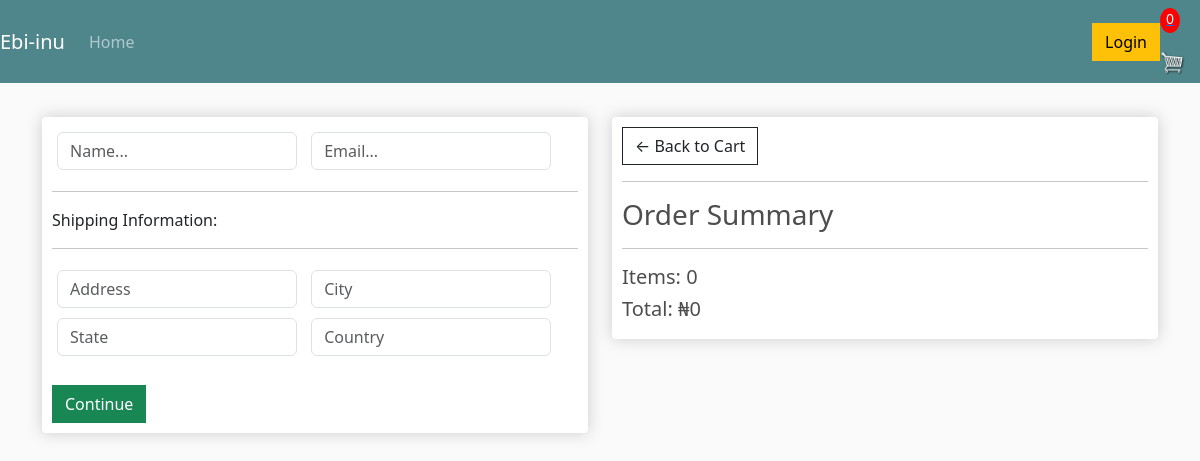
/checkout/ (signed in), run on an earlier commit of the app's database.
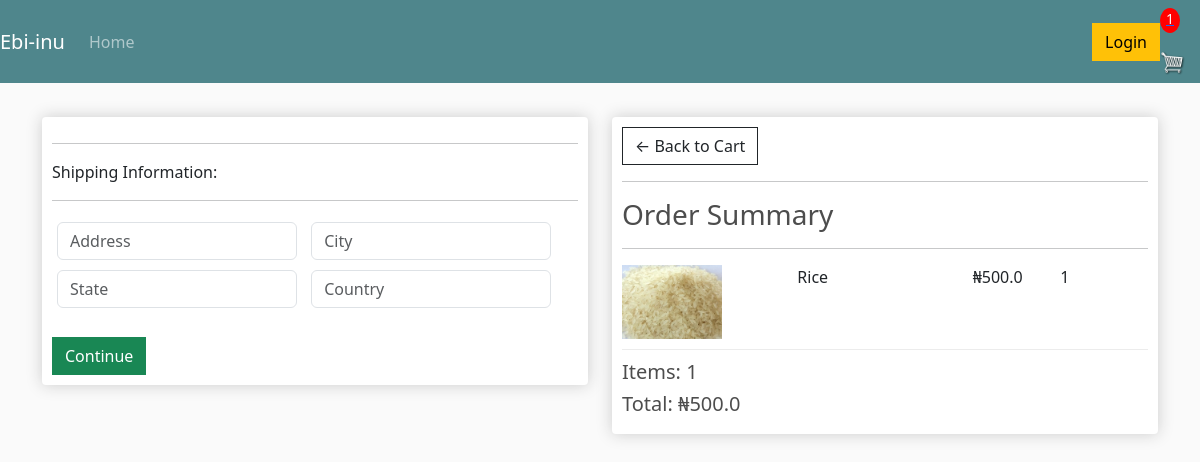
And on a later commit of the database.
### ebi/models.py (models this page shows, shortened)
class Order(models.Model):
    customer = models.ForeignKey(Customer, on_delete=models.SET_NULL, null=True, blank=True)
    date_ordered = models.DateTimeField(auto_now_add=True)
    complete = models.BooleanField(default=False)
    transaction_id = models.CharField(max_length=100, null=True)
    @property
    def shipping(self):
        shipping = False
        orderitems = self.orderitem_set.all()
        for i in orderitems:
            if i.product.digital == False:
                shipping = True
        return shipping
    @property
    def get_cart_total(self):
        orderitems = self.orderitem_set.all()
        total = sum([item.get_total for item in orderitems])
        return total
    @property
    def get_cart_items(self):
        orderitems = self.orderitem_set.all()
        total = sum([item.quantity for item in orderitems])
        return total

class OrderItem(models.Model):
    product = models.ForeignKey(Product, on_delete=models.SET_NULL, null=True)
    order = models.ForeignKey(Order, on_delete=models.SET_NULL, null=True)
    quantity = models.IntegerField(default=0, null=True, blank=True)
    date_added = models.DateTimeField(auto_now_add=True)
    @property
    def get_total(self):
        total = self.product.price * self.quantity
        return total

class Product(models.Model):
    name = models.CharField(max_length=200)
    price = models.DecimalField(max_digits=7, decimal_places=1)
    digital = models.BooleanField(default=False, null=True, blank=True)
    image = models.ImageField(null=True, blank=True)
    @property
    def imageURL(self):
        try:
              url = self.image.url
        except:
             url = ''
        return url

### ebi/views.py (the view)
# urls.py: path('checkout/', views.checkout, name="checkout"),
def checkout(request):
    data = cartData(request)
    cartItems = data['cartItems']
    order = data['order']
    items = data['items']
    context = {'items':items, 'order':order, 'cartItems':cartItems}
    return render(request, 'ebi/checkout.html', context)

### ebi/utils.py (called while the page is built)
def cartData(request):
	if request.user.is_authenticated:
		customer = request.user.customer
		order, created = Order.objects.get_or_create(customer=customer, complete=False)
		items = order.orderitem_set.all()
		cartItems = order.get_cart_items
	else:
		cookieData = cookieCart(request)
		cartItems = cookieData['cartItems']
		order = cookieData['order']
		items = cookieData['items']
	return {'cartItems':cartItems ,'order':order, 'items':items}

### ebi/templates/ebi/checkout.html (shortened to what this page needs)
{% extends 'ebi/main.html' %}
{% load static %}
{% block content %}
    <div class="row">
        <div class="col-lg-6">
            <div class="box-element" id="form-wrapper">
                <form id="form">
                    <div id="user-info">
                        <div class="form-field">
                            <input required class="form-control" type="text" name="name" placeholder="Name...">
                        </div>
                        <div class="form-field">
                            <input required class="form-control" type="email" name="email" placeholder="Email...">
                        </div>
                    </div>
                    <div id="shipping info">
                        <hr>
                        <p>Shipping Information:</p>
                        <hr>
                        <div class="form-field">
                            <input class="form-control" type="text" name="address" placeholder="Address">
                        </div>
                        <div class="form-field">
                            <input class="form-control" type="text" name="city" placeholder="City">
                        </div>
                        <div class="form-field">
                            <input class="form-control" type="text" name="state" placeholder="State">
                        </div>
                        <div class="form-field">
                            <input class="form-control" type="text" name="country" placeholder="Country">
                        </div>
                    </div>
                    <br>
                    <input id="form-button" class="btn btn-success btn-block" type="submit" value="Continue">
                </form>
            </div>
            <br>
        </div>
        <div class="col-lg-6">
            <div class="box-element">
                <a  class="btn btn-outline-dark" href="{% url 'cart' %}">&#x2190; Back to Cart</a>
                <hr>
                <h3>Order Summary</h3>
                <hr>
                {% for item in items %}
                <div class="cart-row">
                    <div style="flex:2"><img class="row-image" src="{{item.product.imageURL}}"></div>
                    <div style="flex:2"><p>{{item.product.name}}</p></div>
                    <div style="flex:1"><p>₦{{item.product.price}}</p></div>
                    <div style="flex:1"><p>{{item.quantity}}</p></div>
                </div>
                {% endfor %}
                <h5>Items: {{order.get_cart_items}}</h5>
                <h5>Total: ₦{{order.get_cart_total}}</h5>
            </div>
        </div>
    </div>
{% endblock content %}

What changed in the data, as far as the page shows it:
added OrderItem: product.imageURL (picture), product.name "Rice", product.price "500.0", quantity "1"
computed for Order: get_cart_items "0" → "1"; get_cart_total "0" → "500.0"
Also different on the page:
{{ cartItems }}: "0" → "1"
